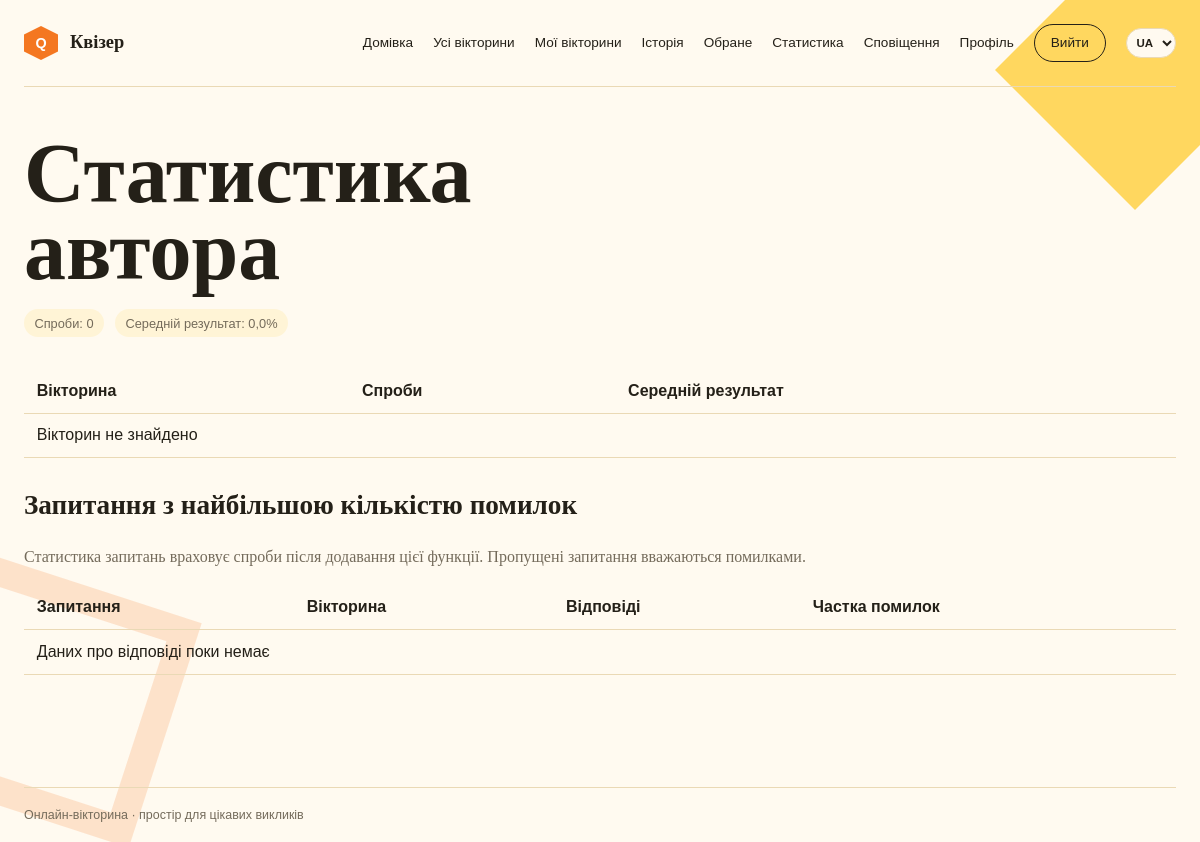
The page /quizzes/statistics/ (signed in) on the database as committed earlier.
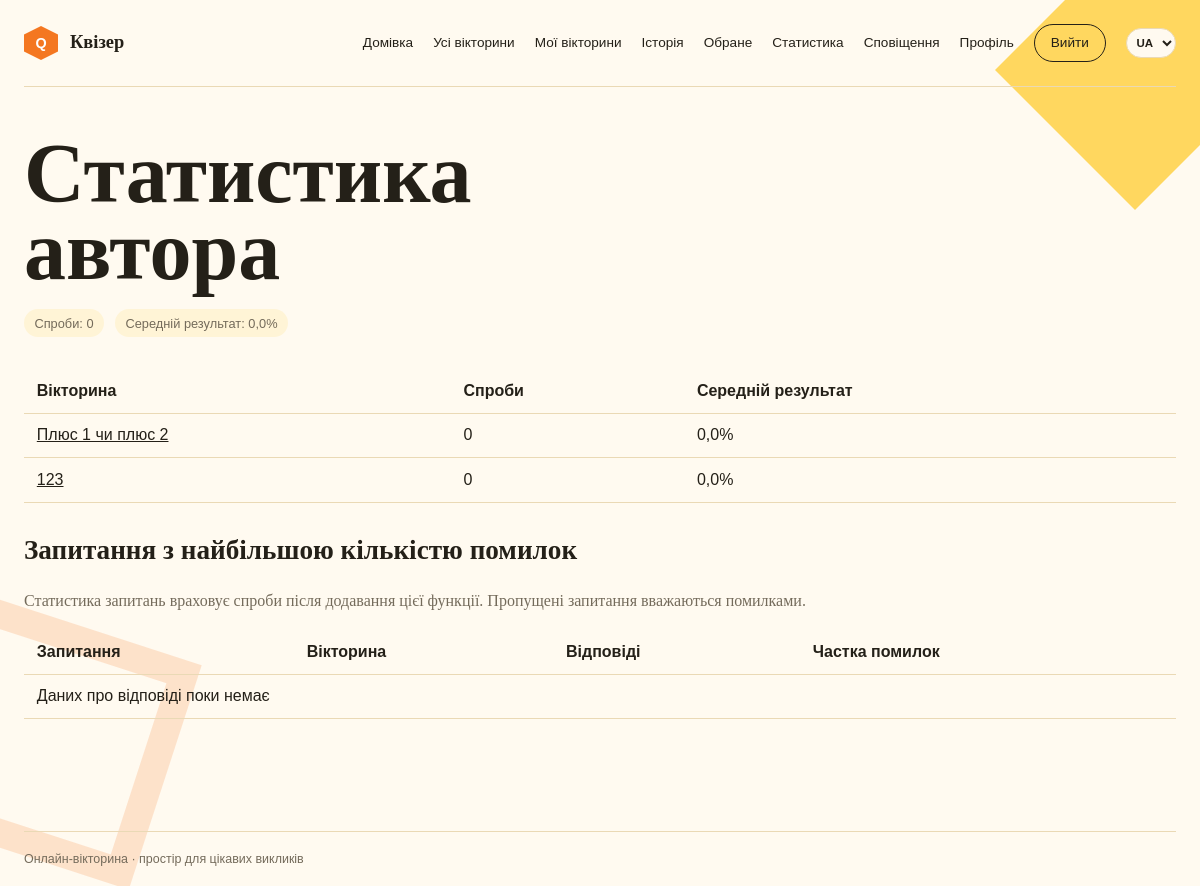
The same page on the database as committed later.
### quizzes/models.py (models this page shows, shortened)
class Quiz(models.Model):
    title = models.CharField(max_length=200)
    description = models.TextField(blank=True)
    category = models.ForeignKey(Category, null=True, blank=True, on_delete=models.SET_NULL, related_name='quizzes', verbose_name=_('Category'))
    shuffle_answers = models.BooleanField(_('Shuffle answers'), default=True)
    shuffle_questions = models.BooleanField(_('Shuffle questions'), default=False)
    announced = models.BooleanField(default=False, editable=False)
    owner = models.ForeignKey(
        settings.AUTH_USER_MODEL,
        on_delete=models.CASCADE,
        related_name='owned_quizzes',
    )
    invite_code = models.CharField(max_length=8, unique=True, editable=False)
    is_published = models.BooleanField(default=False)
    is_private = models.BooleanField(default=False)
    created_at = models.DateTimeField(auto_now_add=True)
    updated_at = models.DateTimeField(auto_now=True)
    class Meta:
        ordering = ('-created_at',)
        verbose_name = _('Quiz')
        verbose_name_plural = _('Quizzes')
    def get_absolute_url(self):
        return reverse('quiz_detail', kwargs={'pk': self.pk})

### quizzes/views.py (the view)
# urls.py: path('statistics/', statistics_view, name='statistics'),
@login_required
def statistics_view(request):
    quizzes = Quiz.objects.filter(owner=request.user).annotate(
        attempt_count=Count('attempts'), average=Avg('attempts__percentage'))
    summary = QuizAttempt.objects.filter(quiz__owner=request.user).aggregate(
        attempt_count=Count('pk'), average=Avg('percentage'))
    questions = Question.objects.filter(quiz__owner=request.user).select_related('quiz').annotate(
        response_count=Count('responses'), errors=Count('responses', filter=Q(responses__is_correct=False)))
    questions = list(questions.filter(response_count__gt=0))
    for question in questions:
        question.error_rate = round(question.errors * 100 / question.response_count)
    questions.sort(key=lambda question: (-question.error_rate, -question.response_count))
    return render(request, 'quizzes/statistics.html', {'quizzes': quizzes, 'summary': summary, 'questions': questions})

### quizzes/context_processors.py (called while the page is built)
def notification_count(request):
    if not request.user.is_authenticated:
        return {}
    return {'unread_notifications': request.user.notifications.filter(
        is_read=False, quiz__is_published=True, quiz__is_private=False).count()}

### quizzes/templates/quizzes/statistics.html (shortened to what this page needs)
{% extends 'login/base.html' %}
{% load i18n %}
{% block content %}
<h1>{% trans 'Author statistics' %}</h1>
<div class="quiz-meta">
    <span class="meta-pill">{% trans 'Attempts' %}: {{ summary.attempt_count }}</span>
    <span class="meta-pill">{% trans 'Average result' %}: {{ summary.average|default_if_none:0|floatformat:1 }}%</span>
</div>
<div class="table-scroll"><table class="data-table">
    <thead><tr><th>{% trans 'Quiz' %}</th><th>{% trans 'Attempts' %}</th><th>{% trans 'Average result' %}</th></tr></thead>
    <tbody>{% for quiz in quizzes %}<tr><td><a href="{{ quiz.get_absolute_url }}">{{ quiz.title }}</a></td><td>{{ quiz.attempt_count }}</td><td>{{ quiz.average|default_if_none:0|floatformat:1 }}%</td></tr>
    {% empty %}<tr><td colspan="3">{% trans 'No quizzes found' %}</td></tr>{% endfor %}</tbody>
</table></div>
<h2>{% trans 'Questions with the most errors' %}</h2>
<p>{% trans 'Question statistics include attempts recorded after this feature was added. Skipped questions count as errors.' %}</p>
<div class="table-scroll"><table class="data-table">
    <thead><tr><th>{% trans 'Question' %}</th><th>{% trans 'Quiz' %}</th><th>{% trans 'Responses' %}</th><th>{% trans 'Error rate' %}</th></tr></thead>
    <tbody>{% for question in questions %}<tr><td>{{ question.text }}</td><td>{{ question.quiz.title }}</td><td>{{ question.response_count }}</td><td>{{ question.error_rate }}%</td></tr>
    {% empty %}<tr><td colspan="4">{% trans 'No response data yet' %}</td></tr>{% endfor %}</tbody>
</table></div>
{% endblock %}

Rows that differ between the two databases and show on the page:
added Quiz: title "Плюс 1 чи плюс 2", attempt_count "0", average "0,0"
added Quiz: title "123", attempt_count "0", average "0,0"
Other text that changed with them:
text no longer shown: "Вікторин не знайдено"
